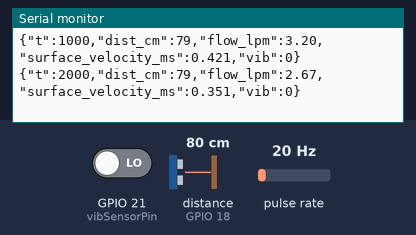
A sketch run on a simulated ESP32. Shown: the last lines printed to the serial monitor. Wiring (inferred from the names in the program): ultrasonic range finder: trigger GPIO 5; echo GPIO 18; pulse sensor: data GPIO 19. The inputs (shaded band) are chosen by the test bench; at power-on: distance to the obstacle (sensor on GPIO 18) 80 cm, GPIO 21 (vibSensorPin) LOW, pulse rate 20 Hz. The echo pulse lasts 58.3 µs per cm.

Above: at 2.2 s.
2.3 s: distance to the obstacle (sensor on GPIO 18) set to 23 cm
At 3.6 s:
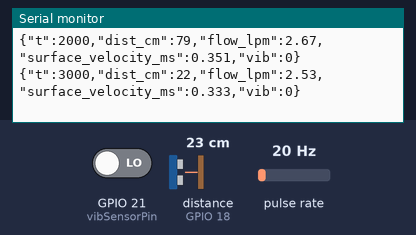
3.8 s: distance to the obstacle (sensor on GPIO 18) set to 18 cm
At 4.7 s:
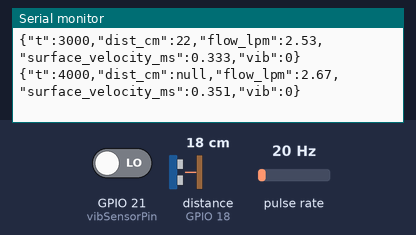
Timing chart, 0 to 6.8 s (numbered marks = the images above; inputs shaded):
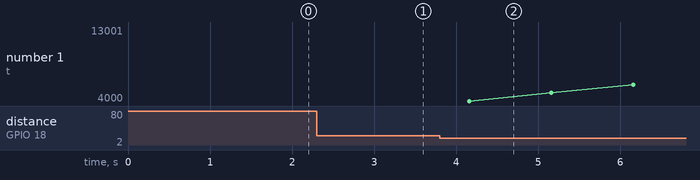

The sketch:

thamaraipakkam_firmware.ino
```cpp
#include <Arduino.h>

// ==============================================================================
// THAMARAIPAKKAM FLOOD WARNING SENSOR NODE
// ==============================================================================
// SENSOR WIRING:
// JSN-SR04T (Ultrasonic): 5V, GND, TRIG->5, ECHO->18 (*** USE VOLTAGE DIVIDER ***)
// YF-S201 (Flow Sensor): 5V, GND, Data->19
// SW-420 (Vibration): 3.3V, GND, DO->21
// ==============================================================================

// CONFIG FLAG: Identifies the source of the velocity data.
// Options: "YFS201_PLACEHOLDER", "MANNING_ESTIMATE", "RENKEER_MODBUS"
#define VELOCITY_SOURCE "YFS201_PLACEHOLDER"

const int trigPin = 5;
const int echoPin = 18;
const int flowPin = 19;
const int vibSensorPin = 21;

unsigned long lastReadTime = 0;
unsigned long lastFlowTime = 0;
long distBuffer[5];

// Interrupt variables for YF-S201
volatile int pulseCount = 0;

void IRAM_ATTR flowInterrupt() {
  pulseCount++;
}

void setup() {
  Serial.begin(115200);

  pinMode(trigPin, OUTPUT);
  pinMode(echoPin, INPUT);
  pinMode(vibSensorPin, INPUT);

  pinMode(flowPin, INPUT_PULLUP);
  attachInterrupt(digitalPinToInterrupt(flowPin), flowInterrupt, FALLING);

  // Wait for serial to initialize
  delay(1000);
}

// Bubble sort to find median and filter acoustic spikes
void sortBuffer(long *buf, int len) {
  for (int i = 0; i < len - 1; i++) {
    for (int j = 0; j < len - i - 1; j++) {
      if (buf[j] > buf[j + 1]) {
        long temp = buf[j];
        buf[j] = buf[j + 1];
        buf[j + 1] = temp;
      }
    }
  }
}

// Ping the ultrasonic sensor
long getDistanceCM() {
  digitalWrite(trigPin, LOW);
  delayMicroseconds(2);
  digitalWrite(trigPin, HIGH);
  delayMicroseconds(10);
  digitalWrite(trigPin, LOW);

  // 30ms timeout ~ 5 meters max
  long duration = pulseIn(echoPin, HIGH, 30000);

  if (duration == 0) return -1; // Timeout
  return duration * 0.034 / 2;
}

void loop() {
  unsigned long currentMillis = millis();

  // Sample exactly once per second
  if (currentMillis - lastReadTime >= 1000) {
    // 1. Distance (Median of 5 pings)
    for (int i = 0; i < 5; i++) {
      distBuffer[i] = getDistanceCM();
      delay(30);
    }
    sortBuffer(distBuffer, 5);
    long medianDist = distBuffer[2];

    // 2. Velocity Calculation (Placeholder Logic)
    unsigned long dt = currentMillis - lastFlowTime;

    // YF-S201 frequency formula: F = 7.5 * Q (L/min)
    float freq = (pulseCount * 1000.0) / dt;
    float flow_lpm = freq / 7.5;

    pulseCount = 0; // Reset for next interval
    lastFlowTime = currentMillis;

    float surface_velocity_ms = 0.0;

    if (String(VELOCITY_SOURCE) == "YFS201_PLACEHOLDER") {
      // v = Q / A
      // Convert L/min to m^3/s: Q_m3s = flow_lpm / (60 * 1000)
      // Assume default 1/2" pipe area for the bench test: A = 0.00012667 m^2
      surface_velocity_ms = (flow_lpm / 60000.0) / 0.00012667;
    }
    // STUB: Real Renkeer RS-series Doppler radar logic
    // else if (String(VELOCITY_SOURCE) == "RENKEER_MODBUS") {
    //   // modbus.requestFrom(1, 0x04, 0x0001, 1);
    //   // surface_velocity_ms = modbus.readRegister() / 100.0;
    // }

    // 3. Vibration
    int vib = digitalRead(vibSensorPin);

    // 4. Output ONE strict JSON line over Serial
    Serial.print("{\"t\":");
    Serial.print(currentMillis);

    Serial.print(",\"dist_cm\":");
    if (medianDist < 20 || medianDist > 500) {
      Serial.print("null"); // Handle sensor timeout / blind spot
    } else {
      Serial.print(medianDist);
    }

    Serial.print(",\"flow_lpm\":");
    Serial.print(flow_lpm, 2);

    Serial.print(",\"surface_velocity_ms\":");
    Serial.print(surface_velocity_ms, 3);

    Serial.print(",\"vib\":");
    Serial.print(vib);

    Serial.println("}");

    lastReadTime = currentMillis;
  }
}
```

Measured:
- the behaviour switches between 21 and 20 cm on distance to the obstacle (sensor on GPIO 18) (found by bisection; images 1 and 2)
- after the input at 2.3 s, the serial monitor: prints a new line after 0.86 s (image 1)
- after the input at 3.8 s, the serial monitor: prints a new line after 0.36 s (image 2)
